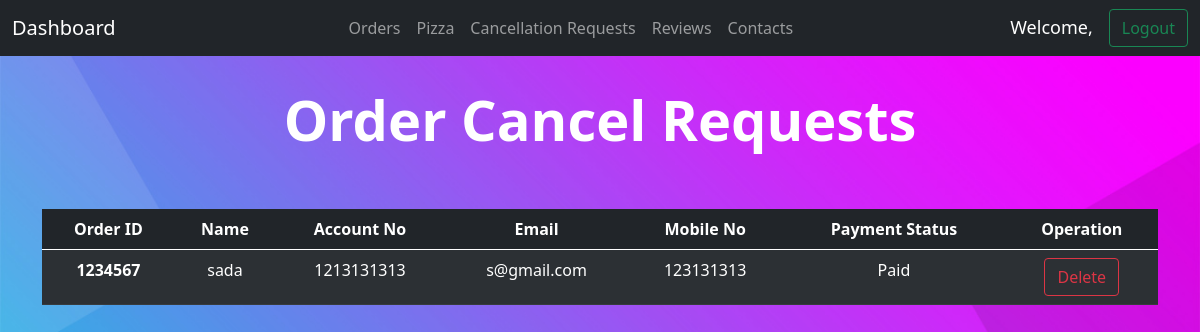
The page /order/cancel/request_list on the database its author committed.
### StaffPanel/models.py (models this page shows, shortened)
class CancelOrder(models.Model):
    order = models.ForeignKey(AdminOrder, on_delete=models.CASCADE, null=False)
    name = models.CharField(max_length=100)
    account_no = models.CharField(max_length=18, null=False)
    email = models.EmailField(max_length=100, null=False)
    mobile_no = models.CharField(max_length=10, null=True)
    is_returned = models.BooleanField(default=False, null=False)

class AdminOrder(models.Model):
    order_id = models.CharField(max_length=7)
    user = models.ForeignKey(User, on_delete=models.CASCADE, null=True, blank=True)
    pizza = models.ManyToManyField(Pizza)
    status = models.CharField(choices=Status_Choices, max_length=50, null=False, default="order_taken")
    total_amount = models.CharField(max_length=10, default=0, null=False)
    timestamp = models.DateTimeField(auto_now_add=True)
    class Meta:
        unique_together = ['order_id']

### StaffPanel/views.py (the view)
# urls.py: path('order/cancel/request_list', staff_handeling.cancelRequests, name="order_cancel_request_list"),
def cancelRequests(request):
    orders = models.CancelOrder.objects.all()
    cancel_count = len(orders)
    contextlib = {
        'orders': orders,
        'cancel_count': cancel_count,
    }
    return render(request, 'staff/main/order_cancel_request.html', context=contextlib)

### templates/staff/main/order_cancel_request.html (shortened to what this page needs)
{% extends 'staff/main/base.html' %}
{% block content %}
    <div class="container text-center">
        <h1 class="display-4" style="font-weight: bold;margin-top: 30px;margin-bottom: 1em;color:white;">
            Order Cancel Requests
        </h1>
        {% if cancel_count == 0 %}
        <h5 style="margin-top: 30px;margin-bottom: 1em;color:white;">
            There no order cancel requests right now.
        </h5>
        {% else %}
        <table class="table table-striped table-hover table-dark">
            <thead>
                <tr>
                    <th scope="col">Order ID</th>
                    <th scope="col">Name</th>
                    <th scope="col">Account No</th>
                    <th scope="col">Email</th>
                    <th scope="col">Mobile No</th>
                    <th scope="col">Payment Status</th>
                    <th scope="col">Operation</th>
                </tr>
            </thead>
            <tbody>
                {% for order in orders %}
                <form action="{% url 'delete_cancel_request' order.id %}" method="post">
                    <tr>
                        <th>{{ order.order.order_id }}</th>
                        <td>{{ order.name }}</td>
                        <td>{{ order.account_no }}</td>
                        <td>{{ order.email }}</td>
                        <td>{{ order.mobile_no }}</td>
                        <td>
                            {% if order.is_returned %}
                                Paid
                            {% else %}
                                Not Paid
                            {% endif %}
                        </td>
                        <td>
                            {% if order.is_returned %}
                                <input type="submit" name="delete" class="btn btn-outline-danger" value="Delete">
                            {% else %}
                                <input type="submit" name="update" class="btn btn-outline-primary" value="Change To Paid">
                                <input type="submit" name="delete" class="btn btn-outline-danger" value="Delete">
                            {% endif %}
                        </td>
                    </tr>
                </form>
                {% endfor %}
            </tbody>
        </table>
        {% endif %}
    </div>
{% endblock %}

### rows shown on the page
CancelOrder: order.order_id "1234567", name "sada", account_no "1213131313", email "s@gmail.com", mobile_no "123131313", is_returned "Paid"
